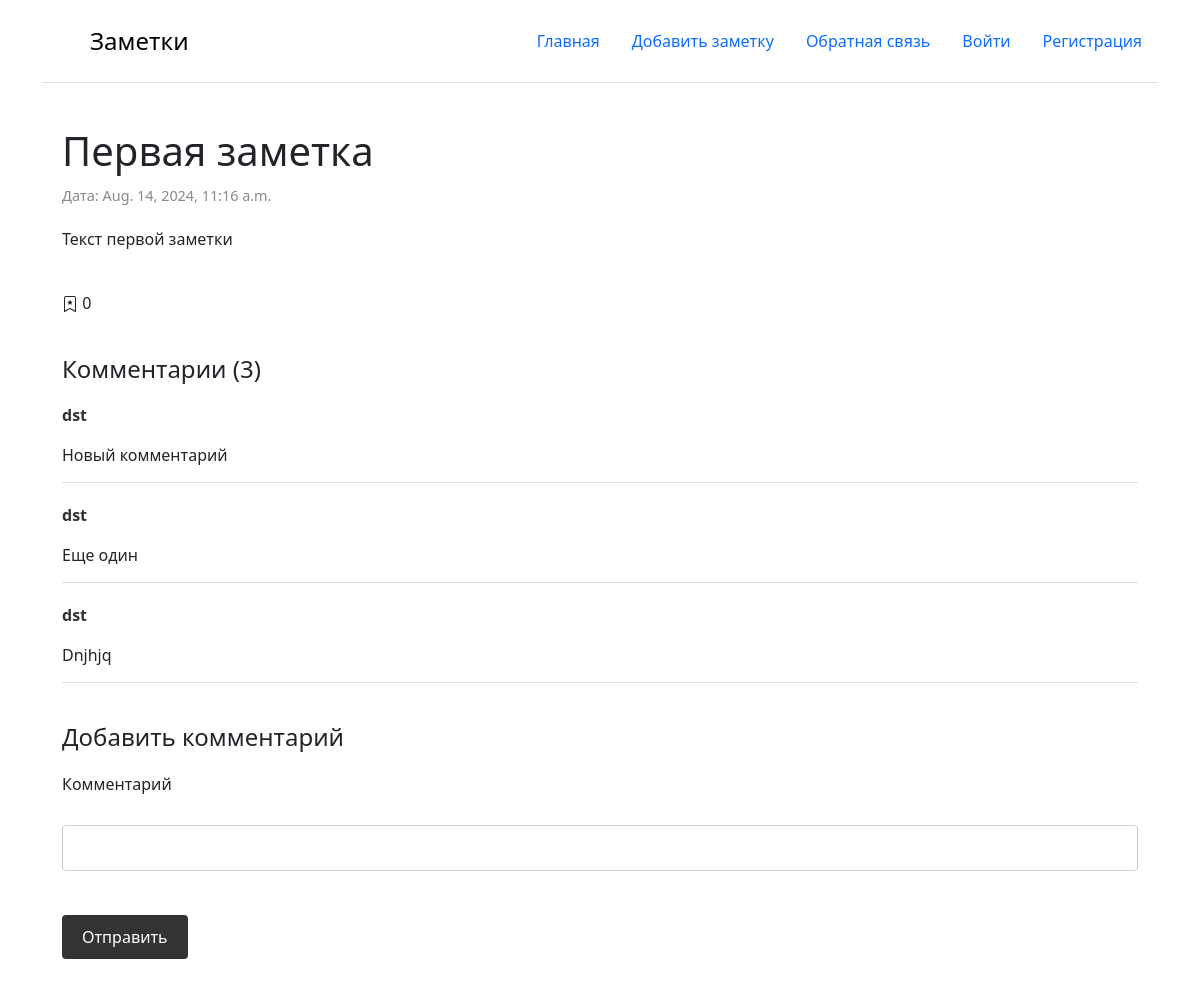
Before: /1 with the older database file.
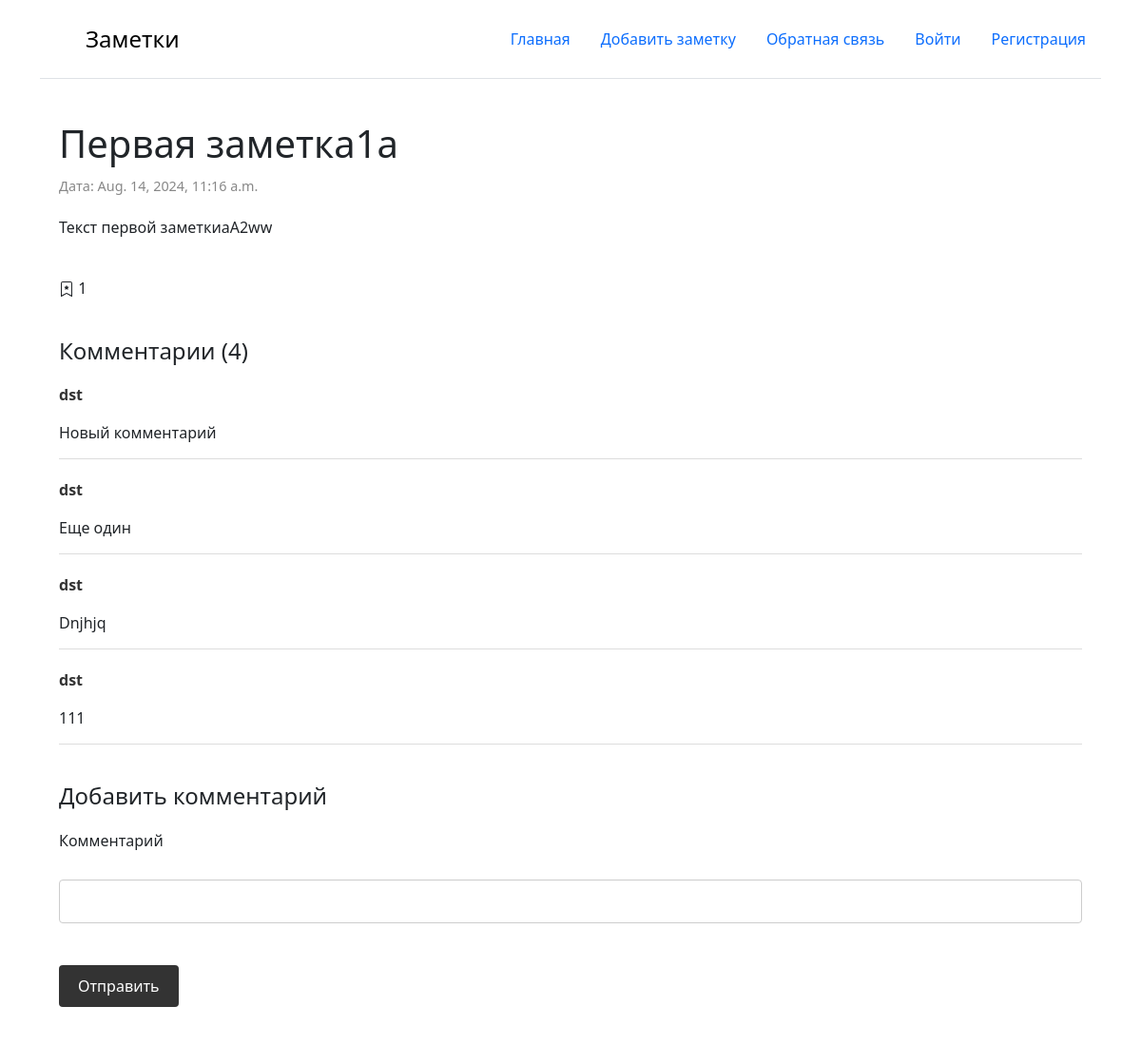
After: the same page with the newer database file.
### core/models.py (models this page shows, shortened)
class Post(models.Model):
    title = models.CharField(max_length=200)
    text = models.TextField()
    created_data = models.DateTimeField(auto_now_add=True)
    category = models.ForeignKey(PostCategory,
                                 blank = True,
                                 null = True,
                                 on_delete=models.SET_NULL,
                                 related_name='category_post')
    profile = models.ForeignKey(Profile,
                                related_name='profile_posts',
                                on_delete=models.CASCADE)
    class Meta:
        verbose_name = 'Запись'
        verbose_name_plural = 'Записи'

class PostComment(models.Model):
    text = models.TextField(max_length=1000)
    post = models.ForeignKey(Post,
                             on_delete=models.CASCADE,
                             related_name='post_comments')
    profile = models.ForeignKey(Profile,
                                related_name='profile_comments',
                                on_delete=models.CASCADE)
    class Meta:
        verbose_name = 'Комментарий'
        verbose_name_plural = 'Комментарии'

class PostFavorites(models.Model):
    post = models.ForeignKey(Post, on_delete=models.CASCADE, related_name='post_favorites')
    profile = models.ForeignKey(Profile, on_delete=models.CASCADE, related_name='profile_favorites')
    created_date = models.DateTimeField(auto_now_add=True)
    class Meta:
        verbose_name = 'Избранный пост'
        verbose_name_plural = 'Избранные посты'

### user/models.py (models this page shows)
class Profile(models.Model):
    user = models.OneToOneField(User,
                             on_delete=models.CASCADE
                             )
    about = models.TextField(verbose_name='Обо мне')
    class Meta:
        verbose_name = 'Обо мне'
        verbose_name_plural = 'Обо мне'
    def __str__(self):
        return self.user.username

### core/views.py (the view, shortened to what this page needs)
# urls.py: path('<int:post_id>', post_detail, name='post_detail'),
def post_detail(request, post_id):
    context = {}
    comment_add_form = CommentAddForm()
    post= Post.objects.get(id=post_id)
    comments = PostComment.objects.filter(post=post)
    if request.user.is_authenticated:
        is_favorited = PostFavorites.objects.filter(profile=request.user.profile,
                                                    post=post)
        context.update({'is_favorited':is_favorited})
    context.update({
        "post": post,
        'comments': comments,
        'comment_add_form': comment_add_form
    })
    return render(request, 'post_detail.html', context)

### core/forms.py
class CommentAddForm(forms.Form):
    def __init__(self, *args, **kwargs):
        super(CommentAddForm, self).__init__(*args, **kwargs)
        for visible in self.visible_fields():
            visible.field.widget.attrs['class'] = 'form-control'
    text = forms.CharField(max_length=1000, label='Текст')

### templates/post_detail.html (shortened to what this page needs)
{% extends 'base.html' %}
{% block content %}
<div class="container-post">
    <article class="post-content">
        <h1>{{ post.title }}</h1>
        <p class="post-date">Дата: {{ post.created_data }}</p>
        <p>{{ post.text }}</p>
    </article>
<span id="favoritesCount"> {{ post.post_favorites.all|length }} </span>
    <div class="comments-section">
        <h4>Комментарии ({{comments|length}})</h4>
        {% for comment in comments %}
        <div class="comment">
            <p class="comment-author">{{ comment.profile }}</p>
            <p class="comment-text">{{ comment.text }}</p>
        </div>
        {% endfor %}
    </div>
    <div class="comment-form">
        <h4>Добавить комментарий</h4>
        <form action="{% url 'post_detail' post.id %}" method="post">
            <label for="{{ comment_add_form.text.id_for_label }}">Комментарий</label><br>
            {{ comment_add_form.text }}
            {{ comment_add_form.text.errors }}<br>
            <button type="submit">Отправить</button>
        </form>
    </div>
</div>
{% endblock %}

### templates/base.html (shortened to what this page needs)
{% load static %}
<!DOCTYPE html>
<html lang="en">
<head>
    <link href="https://cdn.jsdelivr.net/npm/bootstrap@5.3.3/dist/css/bootstrap.min.css" rel="stylesheet"
>
</head>
<body>
<div class="container">
    <header class="d-flex flex-wrap justify-content-center py-3 mb-4 border-bottom">
        <a href="{% url 'main' %}" class="d-flex align-items-center mb-3 mb-md-0 me-md-auto link-body-emphasis text-decoration-none">
            <svg class="bi me-2" width="40" height="32">
                <use xlink:href="#bootstrap"></use>
            </svg>
            <span class="fs-4">Заметки</span>
        </a>
        <ul class="nav nav-pills">
            <li class="nav-item"><a class="nav-link" href="{% url 'main' %}">Главная</a></li>
            <li class="nav-item"><a class="nav-link" href="{% url 'post_add' %}">Добавить заметку</a></li>
            <li class="nav-item"><a class="nav-link" href="{% url 'feedback_add' %}">Обратная связь</a></li>
            {% if request.user.is_authenticated %}
            <li class="nav-item dropdown">
                <a class="nav-link dropdown-toggle" href="{% url 'login' %}" role="button" data-bs-toggle="dropdown" aria-expanded="false">
                    {{ user }}
                </a>
                <ul class="dropdown-menu">
                    <li><a class="dropdown-item" href="{% url 'home' %}">Личный кабинет</a></li>
                    <li><a class="dropdown-item" href="{% url 'logout' %}">Выйти</a></li>
                </ul>
            </li>
            {% else %}
            <li class="nav-item"><a class="nav-link" href="{% url 'login' %}">Войти</a></li>
            <li class="nav-item"><a class="nav-link" href="{% url 'register' %}">Регистрация</a></li>
            {% endif %}
        </ul>
    </header>
    {% block content %}
    {% endblock %}
</div>
</body>
</html>

### templates/base.html (style rules this page uses)
h1, h2 { margin: 0; padding-bottom: 10px; }
ul { list-style-type: none; padding: 0; }
ul li { padding: 5px 0; }
ul li a { text-decoration: none; color: #333; }
.container-post { max-width: 1200px; margin: 20px auto; padding: 20px; background-color: #fff; border-radius: 8px; }
.post-content { margin-bottom: 40px; }
.post-date { color: #888; font-size: 0.9em; margin-bottom: 20px; }
.comments-section { margin-top: 40px; }
.comments-section h4 { margin-bottom: 20px; }
.comment { margin-bottom: 20px; padding-bottom: 15px; border-bottom: 1px solid #ddd; }
.comment-author { font-weight: bold; color: #333; }
.comment-text { margin: 0; }
.comment-form { margin-top: 40px; }
.comment-form h4 { margin-bottom: 20px; }
.comment-form label { display: block; margin-bottom: 5px; }
.comment-form input, .comment-form textarea { width: 100%; padding: 10px; margin-bottom: 20px; border: 1px solid #ccc; border-radius: 4px; box-sizing: border-box; }
.comment-form button { background-color: #333; color: #fff; padding: 10px 20px; border: none; border-radius: 4px; cursor: pointer; }

Changed rows visible on the page:
changed Post: title "Первая заметка" → "Первая заметка1a"; text "Текст первой заметки" → "Текст первой заметкиaA2ww"; post_favorites.all|length "0" → "1"
added PostComment: profile "dst", text "111"
Other visible differences:
{{ comments|length }}: "3" → "4"
